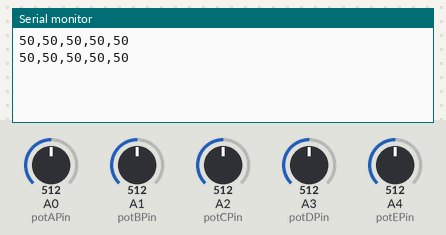
Recording of a sketch running on a simulated Arduino Uno, built with avr-gcc and run on an emulated ATmega328P. Parts: the last lines printed to the serial monitor. The test bench sets the inputs (shaded band); at power-on: A0 (potAPin) = 512, A1 (potBPin) = 512, A2 (potCPin) = 512, A3 (potDPin) = 512, A4 (potEPin) = 512.

Above: at 1.8 s.
1.9 s: A0 (potAPin) set to 716
At 2.8 s:
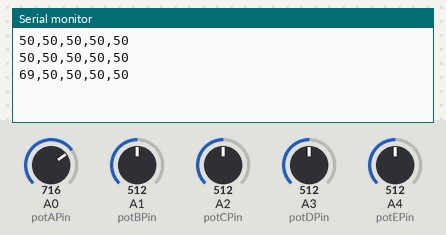
3.4 s: A1 (potBPin) set to 716
At 4.7 s:
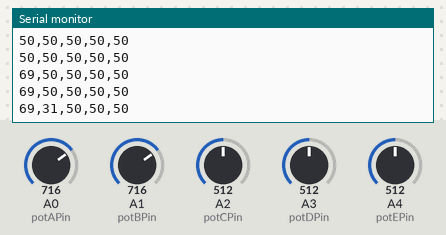
4.9 s: A2 (potCPin) set to 716
At 5.8 s:
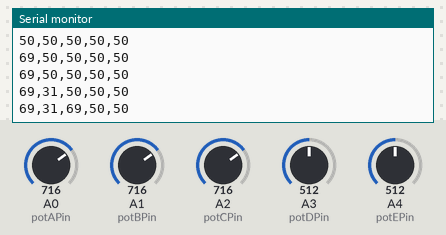
6.4 s: A3 (potDPin) set to 716
At 7.6 s:
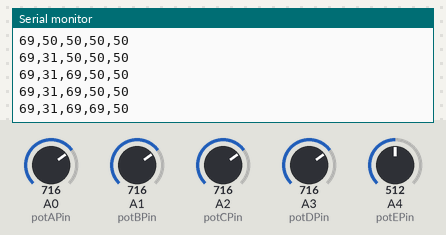
7.9 s: A4 (potEPin) set to 716
At 8.4 s:
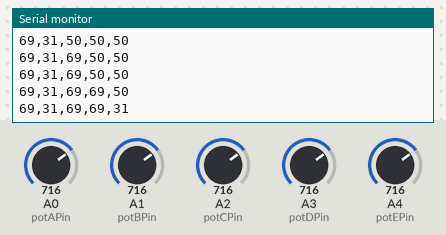
9.4 s: A0 (potAPin) set to 992
At 10.8 s:
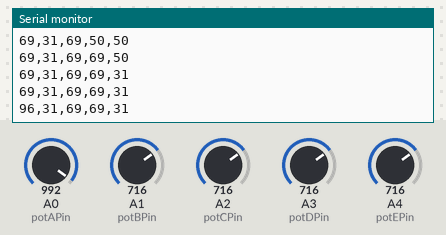
Timing chart, 0 to 11.9 s (numbered marks = the images above; inputs shaded):
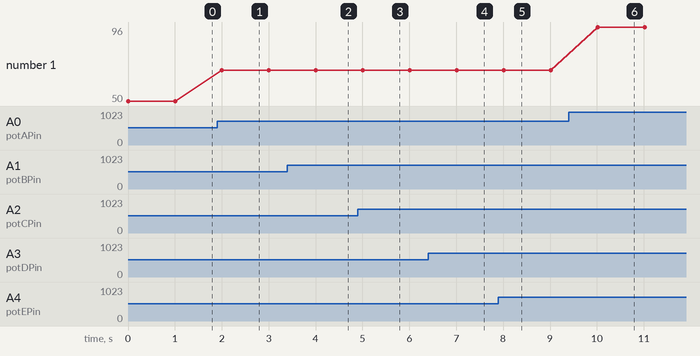

The sketch:

Lsys_arudinosetup_withallcomponents_final.ino
```cpp
// SerialMouse sketch
#define potAPin 0
#define potBPin 1
#define potCPin 2
#define potDPin 3
#define potEPin 4
#define potFPin 5

void setup()
{
  //  pinMode(buttonPin, INPUT);
  Serial.begin(9600);
}

void loop()
{
  int a = analogRead(potAPin);
  int b = analogRead(potBPin);
  int c = analogRead(potCPin);
  int d = analogRead(potDPin);
  int e = analogRead(potEPin);

  a = map(a, 0, 1023, 0, 100);
  b = map(b, 0, 1023, 100, 0);
  c = map(c, 0, 1023, 0, 100);
  d = map(d, 0, 1023, 0, 100);
  e = map(e, 0, 1023, 100, 0);

  Serial.print(a, DEC);
  Serial.print(",");
  Serial.print(b, DEC);
  Serial.print(",");
  Serial.print(c, DEC);
  Serial.print(",");
  Serial.print(d, DEC);
  Serial.print(",");
  Serial.print(e, DEC);
  Serial.println();  // send a cr/lf

  delay(1000); // send positions once a second
}
```

Measured:
- after the input at 1.9 s, the serial monitor: prints a new line after 0.10 s (image 1)
- after the input at 3.4 s, the serial monitor: prints a new line after 0.61 s (image 2)
- after the input at 4.9 s, the serial monitor: prints a new line after 0.11 s (image 3)
- after the input at 6.4 s, the serial monitor: prints a new line after 0.61 s (image 4)
- after the input at 7.9 s, the serial monitor: prints a new line after 0.11 s (image 5)
- after the input at 9.4 s, the serial monitor: prints a new line after 0.62 s (image 6)
- plotted number 1: 50 → 69 after the input at 1.9 s, 69 → 96 after the input at 9.4 s
